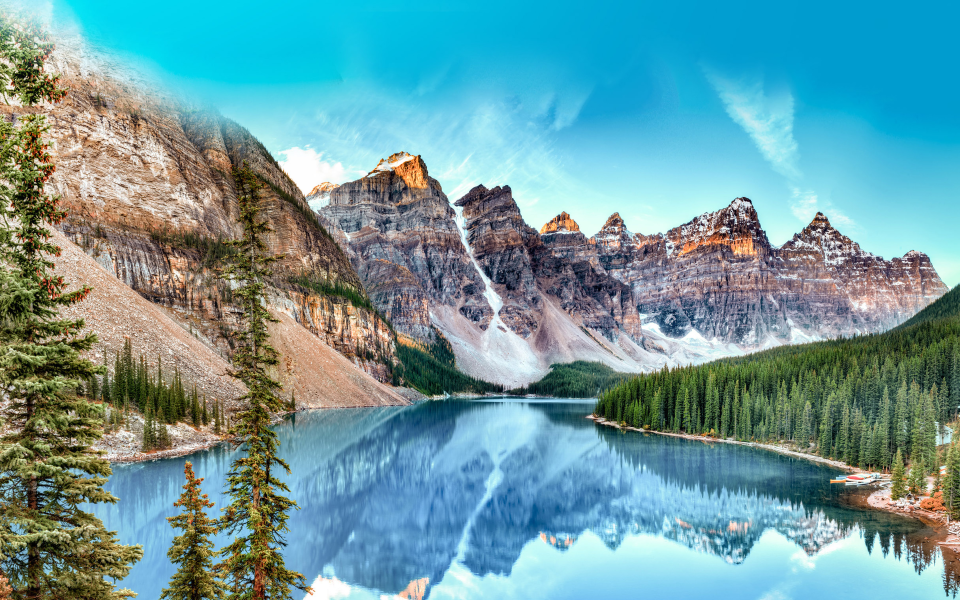
//> input picture Resources/GreenDetail.jpg, 2880 x 1800 px (shown at 1/3 size)
$ ./E13   (built with g++ and OpenCV 4)
//> lines starting //> are read from the running program, lines starting //| are printed output that depends on the picture
#include <opencv2/opencv.hpp>
#include <stdio.h>
#include <iostream>


int main(int argc, char** argv){
    std::string path = "../Resources/GreenDetail.jpg";
    cv::Mat img;

    if (argc >1){
        cv::Mat img = cv::imread(argv[1],-1);
}

    cv::namedWindow("img", cv::WINDOW_AUTOSIZE);
    cv::namedWindow("proc", cv::WINDOW_AUTOSIZE);
    if( img.empty()) {
        img = cv::imread(path, cv::IMREAD_COLOR);
//> img is the input picture: 1800 rows x 2880 cols, CV_8UC3; mean B, G, R 159.7, 154.4, 108.2
        if( img.empty()) {
            std::cout << "No image provided";
            return -1;
        }
    }

    // Format image here
    cv::Mat fImg = img.clone();
    cv::resize(fImg,fImg,cv::Size(800,600));
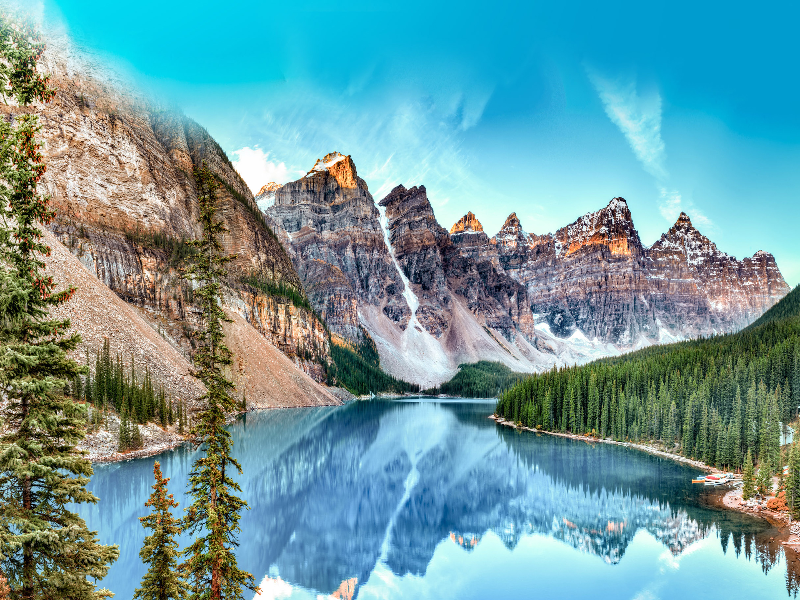
//> fImg: 600 rows x 800 cols, CV_8UC3; mean B, G, R 159.7, 154.5, 108.3
    cv::cvtColor(fImg,fImg,cv::COLOR_BGR2GRAY);
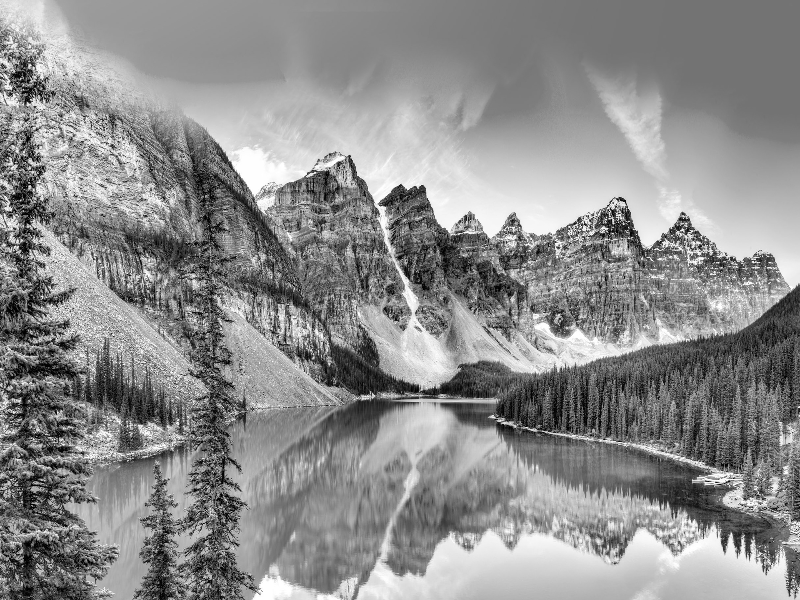
//> fImg: 600 rows x 800 cols, CV_8UC1; min 0, max 255, mean 141.3

    // Process image here
    cv::Mat proc;
    // [23 lines of commented-out code are left out]

    cv::adaptiveThreshold(fImg,proc,128,cv::ADAPTIVE_THRESH_GAUSSIAN_C,cv::THRESH_BINARY,3,0);
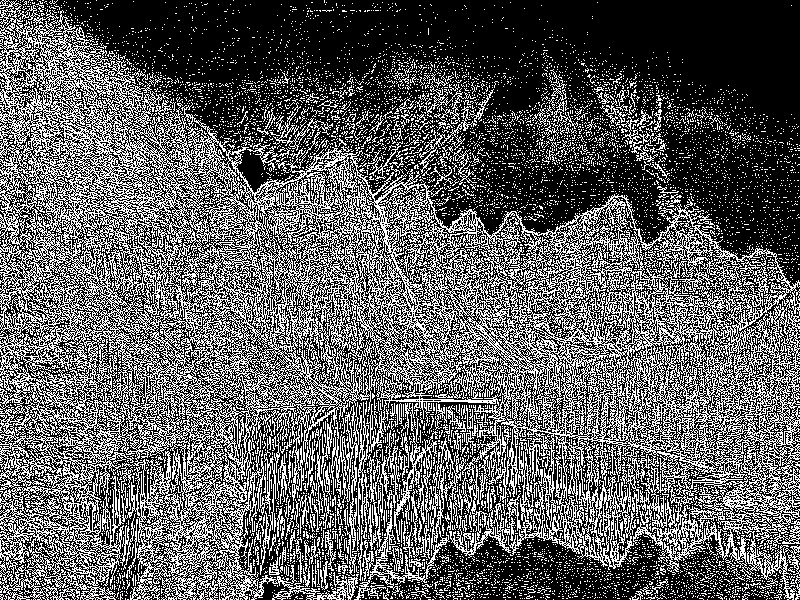
//> proc: 600 rows x 800 cols, CV_8UC1; values 0 (black) and 128 (white), 37.2% white in thin lines or dots
    cv::imshow("proc",proc);
    cv::waitKey(0);

    cv::adaptiveThreshold(fImg,proc,128,cv::ADAPTIVE_THRESH_MEAN_C,cv::THRESH_BINARY_INV,7,0);
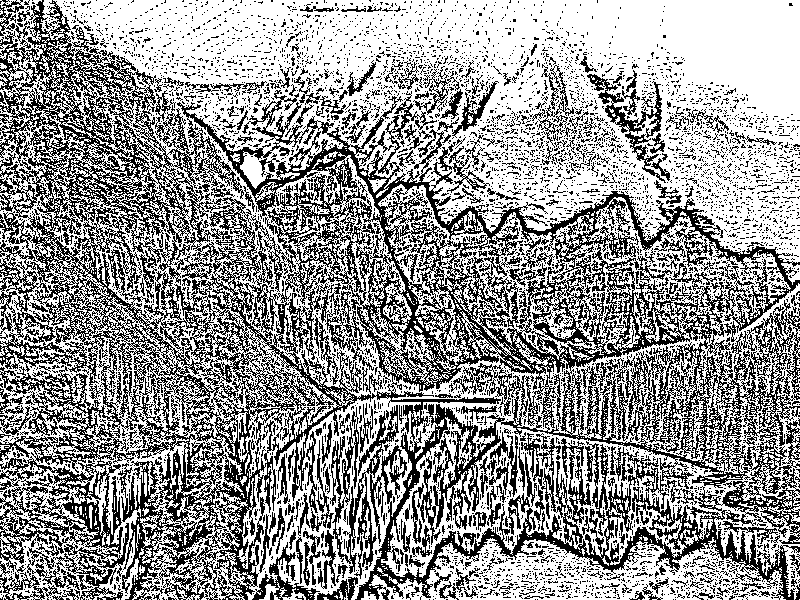
//> proc: 600 rows x 800 cols, CV_8UC1; values 0 (black) and 128 (white), 59.3% white; black in thin lines or dots
    cv::imshow("proc",proc);
    cv::waitKey(0);

    cv::imshow("img",img);
    cv::imshow("proc",proc);
    cv::waitKey(0);
    cv::destroyAllWindows();
    return 0;

}

$ run again, with Resources/Arm1.jpg copied over Resources/GreenDetail.jpg
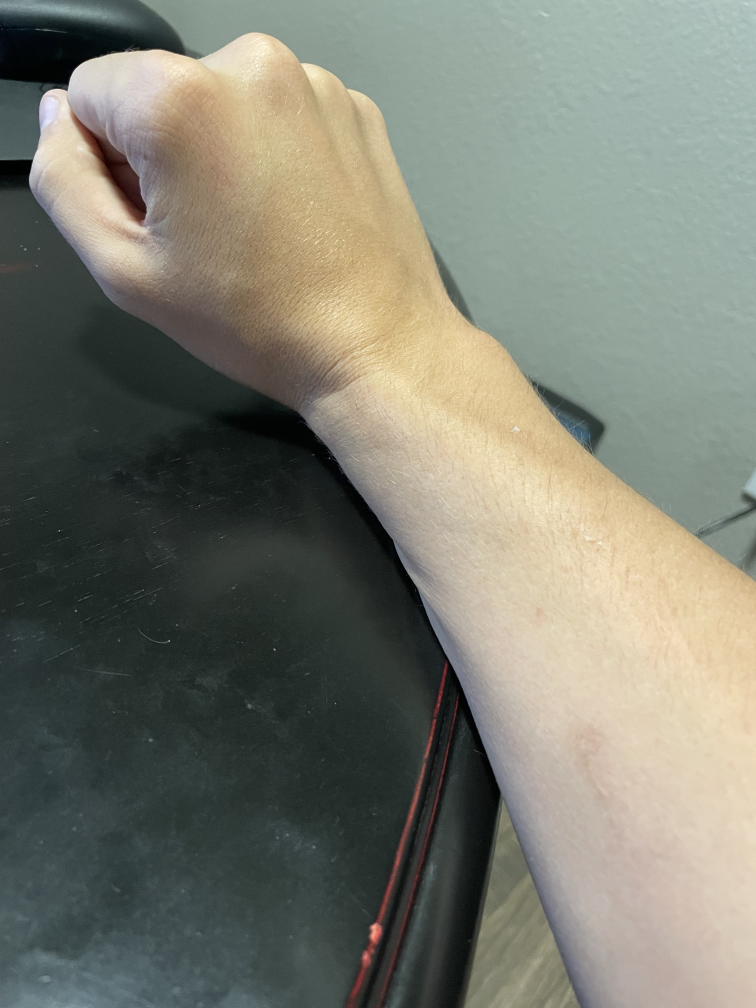
//> input picture Resources/Arm1.jpg, 3024 x 4032 px (shown at 1/4 size)
//> img is the input picture: 4032 rows x 3024 cols, CV_8UC3; mean B, G, R 113, 124.8, 123.3
//> `cv::adaptiveThreshold(fImg,proc,128,cv::ADAPTIVE_THRESH_GAUSSIAN_C,cv:..`:
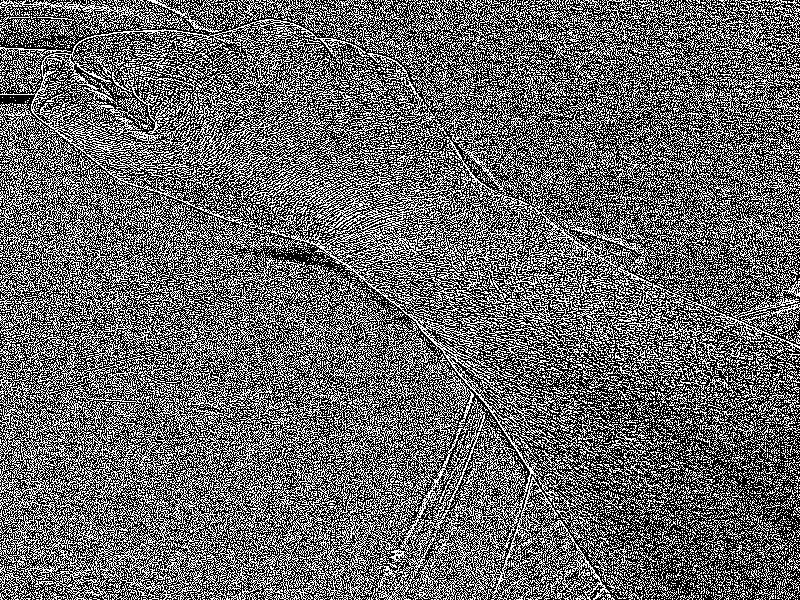
//> proc: 600 rows x 800 cols, CV_8UC1; values 0 (black) and 128 (white), 40.5% white in thin lines or dots
//> `cv::adaptiveThreshold(fImg,proc,128,cv::ADAPTIVE_THRESH_MEAN_C,cv::THR..`:
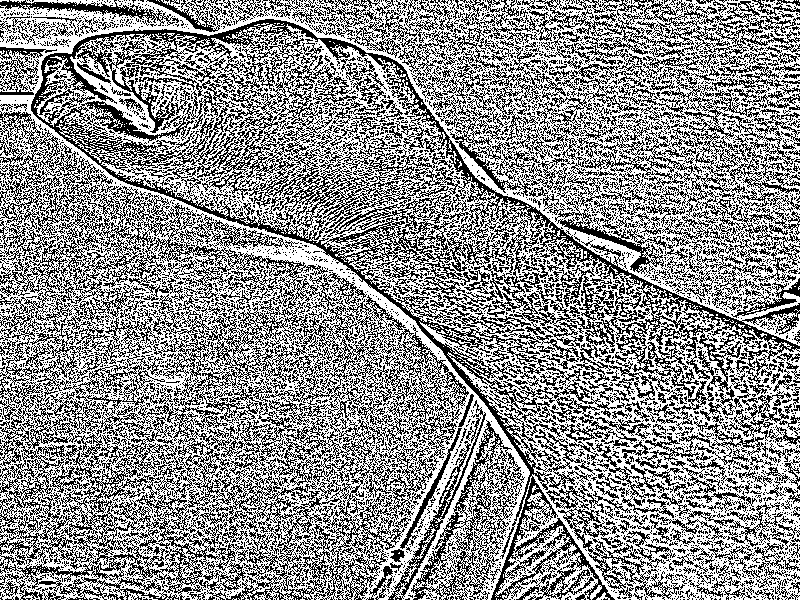
//> proc: 600 rows x 800 cols, CV_8UC1; values 0 (black) and 128 (white), 56.9% white; black in thin lines or dots

$ run again, with Resources/Arm2.jpg copied over Resources/GreenDetail.jpg
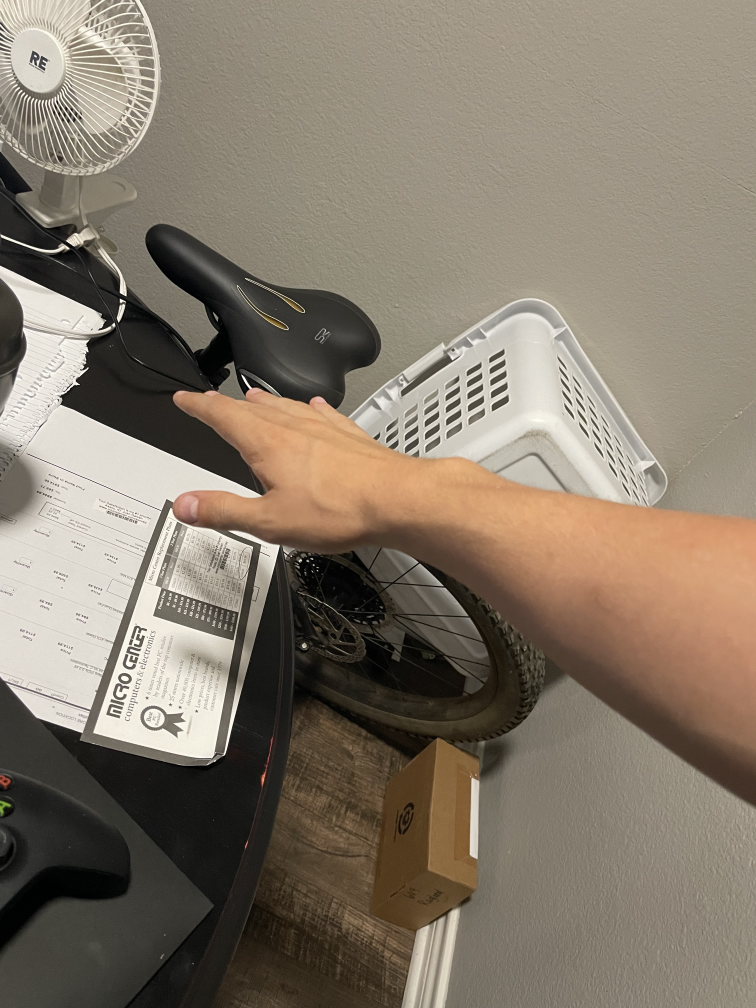
//> input picture Resources/Arm2.jpg, 3024 x 4032 px (shown at 1/4 size)
//> img is the input picture: 4032 rows x 3024 cols, CV_8UC3; mean B, G, R 106.8, 121.5, 132.7
//> `cv::adaptiveThreshold(fImg,proc,128,cv::ADAPTIVE_THRESH_GAUSSIAN_C,cv:..`:
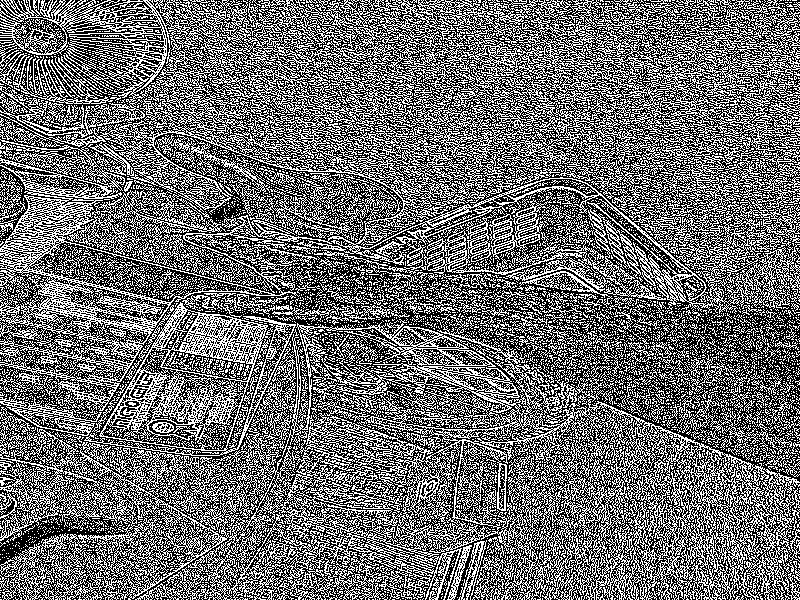
//> proc: 600 rows x 800 cols, CV_8UC1; values 0 (black) and 128 (white), 43.1% white in thin lines or dots
//> `cv::adaptiveThreshold(fImg,proc,128,cv::ADAPTIVE_THRESH_MEAN_C,cv::THR..`:
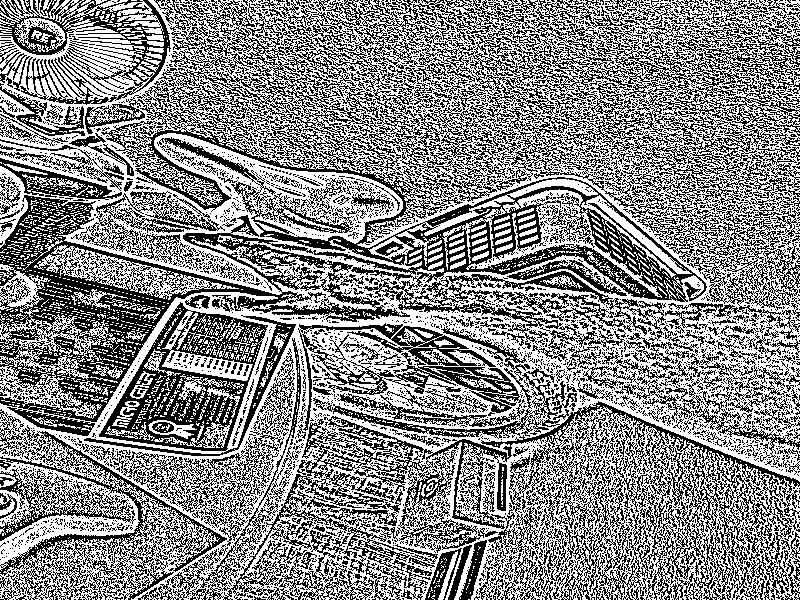
//> proc: 600 rows x 800 cols, CV_8UC1; values 0 (black) and 128 (white), 54.2% white; black in thin lines or dots

$ run again, with Resources/Arm3.jpg copied over Resources/GreenDetail.jpg
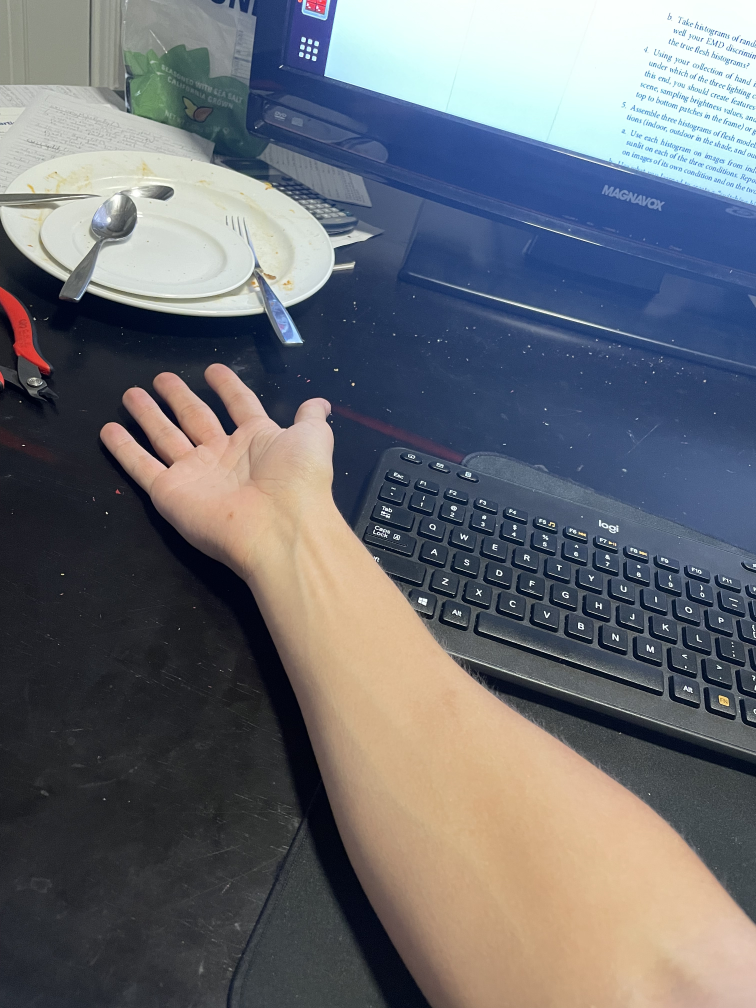
//> input picture Resources/Arm3.jpg, 3024 x 4032 px (shown at 1/4 size)
//> img is the input picture: 4032 rows x 3024 cols, CV_8UC3; mean B, G, R 115.1, 109.2, 106.5
//> `cv::adaptiveThreshold(fImg,proc,128,cv::ADAPTIVE_THRESH_GAUSSIAN_C,cv:..`:
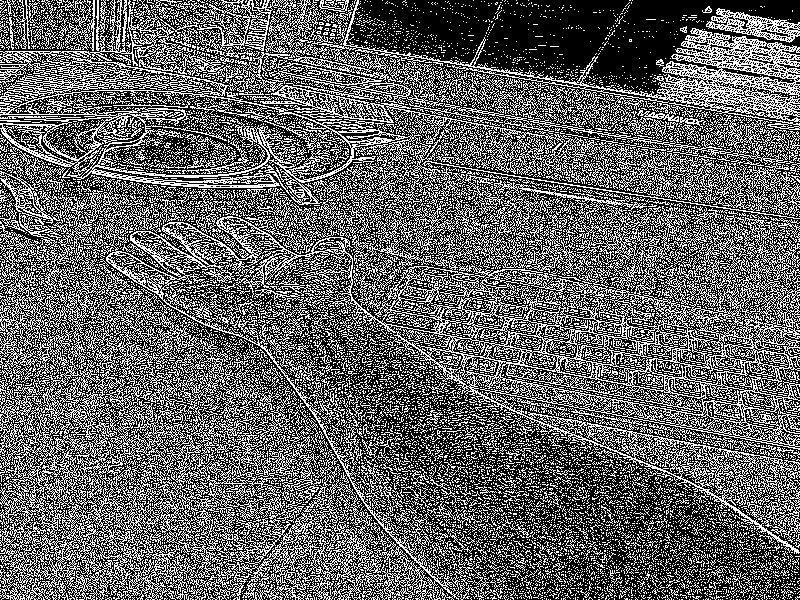
//> proc: 600 rows x 800 cols, CV_8UC1; values 0 (black) and 128 (white), 39% white in thin lines or dots
//> `cv::adaptiveThreshold(fImg,proc,128,cv::ADAPTIVE_THRESH_MEAN_C,cv::THR..`:
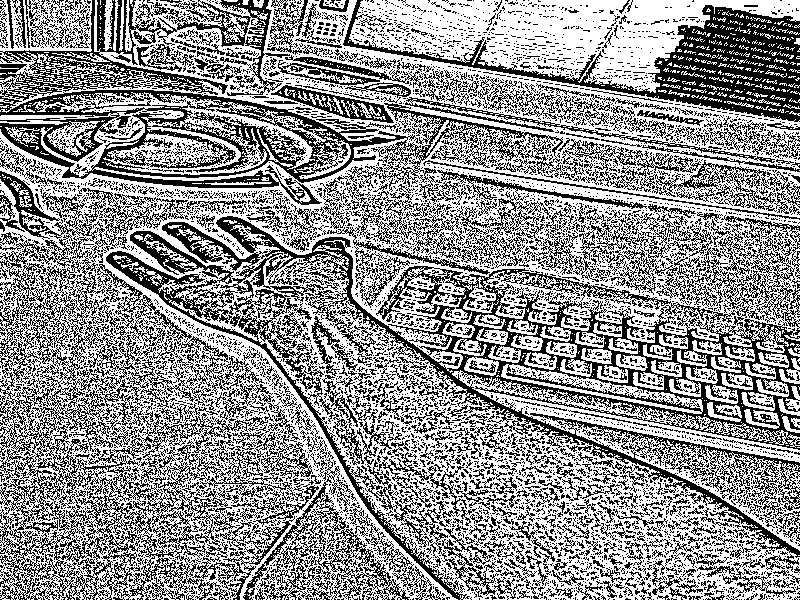
//> proc: 600 rows x 800 cols, CV_8UC1; values 0 (black) and 128 (white), 57.9% white; black in thin lines or dots
